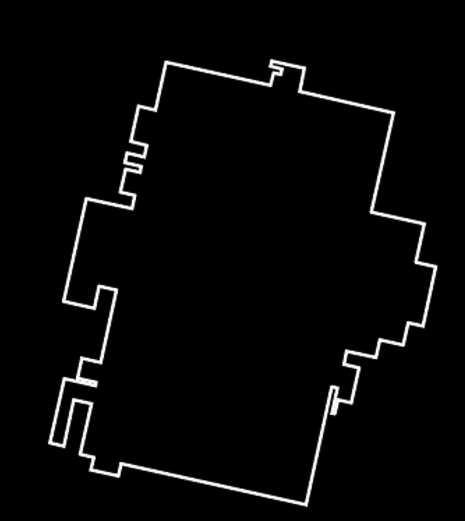
#> input picture 02_AI/04_Pix2Pix/reference.png, 929 x 1041 px (shown at 1/2 size)
$ python voronoi_postprocess.py --input reference.png --output out.png
#> lines starting #> are read from the running program, lines starting #| are printed output that depends on the picture; after the words box and inside, x2 and y2 are one past the last pixel; in counts of white or black regions, pixels touching at a corner belong together
"""
voronoi_postprocess.py — Pix2Pix → Voronoi (v5 — 固定参考 mask)

核心改动：所有 epoch 共用同一个建筑 mask（从最优 epoch 提取），
确保每张输出的建筑外轮廓形状完全一致。

用法：
  # 单张
  python voronoi_postprocess.py --input gen_360.png --ref_mask gen_360.png --output out.png

  # batch_voronoi.py 会自动传 --ref_mask
"""

import os
import argparse
import numpy as np
from PIL import Image, ImageDraw
import cv2
from sklearn.cluster import KMeans
from scipy.spatial import Delaunay, cKDTree

FUNCTIONAL_COLORS = {
    "Processing/Exhibition": (255,   0,   0),
    "Storage/Simulation":    (  0,   0, 255),
    "Office/Lab":            (  0, 255,   0),
    "Courtyard/Leisure":     (  0, 255, 255),
    "Leisure/Magenta":       (255,   0, 255),
}
FUNC_COLOR_LIST = list(FUNCTIONAL_COLORS.values())
FUNC_COLOR_ARR  = np.array(FUNC_COLOR_LIST, dtype=np.float32)

DOT_SPACING   = 6
DOT_RADIUS    = 1
COLOR_THRESH  = 20
MIN_COMP_PX   = 80
TARGET_SEEDS  = 25


def make_mask_from_outline(outline_path, size=(256, 256)):
    """
    从白色轮廓线图（黑底白线）提取建筑内部填充 mask。
    步骤：二值化 → 膨胀闭合缝隙 → flood fill 外部 → 取反得内部
    返回 uint8 数组，255=建筑内部，0=外部
    """
    img = Image.open(outline_path).convert("L").resize(size, Image.NEAREST)
    arr = np.array(img)
    binary = (arr > 80).astype(np.uint8) * 255

    # 膨胀白线，闭合不完全封闭的缝隙
    kernel  = np.ones((5, 5), np.uint8)
    dilated = cv2.dilate(binary, kernel, iterations=2)

    # 从四角 flood fill 标记外部为 128
    h, w  = dilated.shape
    flood = dilated.copy()
    for corner in [(0, 0), (w - 1, 0), (0, h - 1), (w - 1, h - 1)]:
        ff = np.zeros((h + 2, w + 2), np.uint8)
        cv2.floodFill(flood, ff, corner, 128)

    # 内部 = 既不是白线(255)也不是外部(128)
    interior = ((flood != 255) & (flood != 128)).astype(np.uint8) * 255

    # 轻微膨胀，将轮廓线内侧也纳入
    interior = cv2.dilate(interior, np.ones((3, 3), np.uint8), iterations=1)
    return interior


def make_mask_from_gen(gen_arr):
    """从生成图提取实心建筑 mask：闭合→最大连通→填空洞"""
    gray = gen_arr.max(axis=2).astype(np.uint8)
    raw = (gray > COLOR_THRESH).astype(np.uint8) * 255
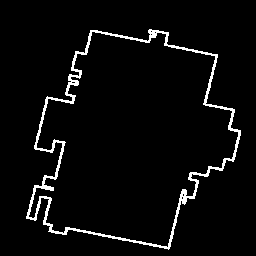
#> raw: shape (256, 256); 4.1% white in thin lines or dots, all inside (x1, y1, x2, y2) = (26, 29, 241, 250)
    kernel = np.ones((9, 9), np.uint8)
    closed = cv2.morphologyEx(raw, cv2.MORPH_CLOSE, kernel, iterations=3)
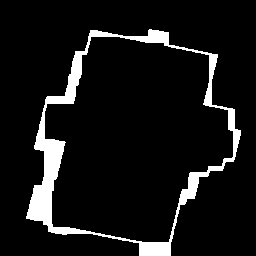
#> closed: shape (256, 256); 8.3% white; 1 white region, box (x1, y1, x2, y2) and area: (26, 29, 241, 256) 5453
    n_comp, comp_map, stats, _ = cv2.connectedComponentsWithStats(closed)
#> n_comp = 2; stats = [[0, 0, 256, 256, 60083], [26, 29, 215, 227, 5453]]
    if n_comp > 1:
        largest_id = 1 + np.argmax(stats[1:, 4])
#> largest_id = 1
        mask = ((comp_map == largest_id).astype(np.uint8)) * 255
    else:
        mask = closed
    flood = mask.copy()
    h, w = flood.shape
#> h = 256; w = 256
    ff = np.zeros((h + 2, w + 2), np.uint8)
    cv2.floodFill(flood, ff, (0, 0), 128)
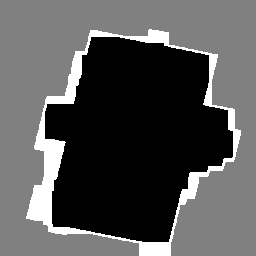
#> flood: shape (256, 256); min 0, max 255, mean 85.1
    holes = ((flood != 255) & (flood != 128)).astype(np.uint8) * 255
#> holes: shape (256, 256); 41.8% white; 1 white region, box (x1, y1, x2, y2) and area: (45, 37, 233, 242) 27399
    mask = cv2.bitwise_or(mask, holes)
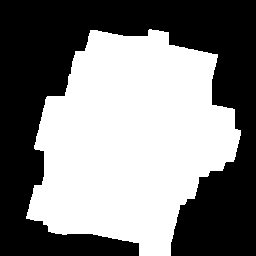
#> mask: shape (256, 256); 50.1% white; 1 black region, box (x1, y1, x2, y2) and area: (0, 0, 256, 256) 32684
    return mask


def nearest_func_color(center):
    dists = np.linalg.norm(FUNC_COLOR_ARR - center, axis=1)
    return FUNC_COLOR_LIST[int(dists.argmin())]


def extract_seeds(gen_arr, mask, target_n=TARGET_SEEDS):
#> called with target_n = 25
    H, W = gen_arr.shape[:2]
#> H = 256; W = 256
    gray_max = gen_arr.max(axis=2)
    non_black = (gray_max > COLOR_THRESH) & (mask > 0)
    nb_pixels = gen_arr[non_black]
#> nb_pixels = 2714 rows, first 8: [202, 202, 202], [138, 138, 138], [79, 79, 79], [125, 125, 125], [255, 255, 255], [255, 255, 255], [221, 221, 221], [202, 202, 202]
    if len(nb_pixels) < 20:
        return _default_seeds(H, W, mask)
    n_clusters = min(4, max(2, len(nb_pixels) // 50))
#> n_clusters = 4
    km = KMeans(n_clusters=n_clusters, n_init=10, random_state=42)
    labels = km.fit_predict(nb_pixels)
#> labels = 2714 values, max 3 at index 1, min 0 at index 4, mean 1.07
    ys, xs = np.where(non_black)
#> ys = 2714 values from 29 to 249; xs = 2714 values, max 240 at index 1177, min 26 at index 2212, mean 122.6
    all_seeds = []
    for cid in range(n_clusters):
        sel = labels == cid
        if sel.sum() < MIN_COMP_PX:
            continue
        center = km.cluster_centers_[cid]
        color = nearest_func_color(center)
        cluster_img = np.zeros((H, W), dtype=np.uint8)
        cluster_img[ys[sel], xs[sel]] = 255
        cluster_img = cv2.morphologyEx(cluster_img, cv2.MORPH_CLOSE, np.ones((7,7), np.uint8), iterations=2)
        n_comp, comp_map = cv2.connectedComponents(cluster_img)
        for comp_id in range(1, n_comp):
            comp_mask = comp_map == comp_id
            area = comp_mask.sum()
            if area < MIN_COMP_PX:
                continue
            cy, cx = np.where(comp_mask)
            all_seeds.append((area, int(cy.mean()), int(cx.mean()), color))
#> this loop made 4 passes
#> (center, dists in nearest_func_color, color) on passes 1 to 4: ([247.8, 247.8, 247.8], [350.6, 350.6, 350.6, 248.1, 248.1], (0, 255, 255)), ([48.57, 48.57, 48.57], [217.6, 217.6, 217.6, 295.9, 295.9], (255, 0, 0)), ([181.5, 181.5, 181.5], [267, 267, 267, 209.2, 209.2], (0, 255, 255)), ([113.5, 113.5, 113.5], [214, 214, 214, 230, 230], (255, 0, 0))
#> cluster_img: shape (256, 256); 4.8% white; 5 white regions (2 under 20 px), largest, box (x1, y1, x2, y2) and area: (27, 52, 206, 249) 2345, (85, 29, 218, 65) 495, (204, 92, 241, 171) 307
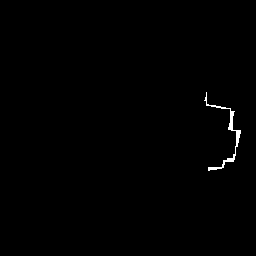
#> comp_mask: shape (256, 256) bool; 0.47% white; 1 white region, box (x1, y1, x2, y2) and area: (204, 92, 241, 171) 307
#> after the loop, all_seeds = 13 items
    if len(all_seeds) < 2:
        return _default_seeds(H, W, mask)
    all_seeds.sort(key=lambda s: s[0], reverse=True)
    return [(s[1], s[2], s[3]) for s in all_seeds[:target_n]]


def _default_seeds(H, W, mask):
    seeds = []
    for y in range(40, H - 40, 60):
        for x in range(40, W - 40, 60):
            if mask[y, x] > 0:
                seeds.append((y, x, FUNC_COLOR_LIST[len(seeds) % len(FUNC_COLOR_LIST)]))
    if len(seeds) < 2:
        seeds = [(64, 64, (255, 0, 0)), (192, 192, (0, 0, 255))]
    return seeds


def _build_dot_mask(h, w, spacing, radius):
    dot_mask = np.zeros((h, w), dtype=bool)
    ky, kx = np.ogrid[-radius:radius + 1, -radius:radius + 1]
    circle = ky ** 2 + kx ** 2 <= radius ** 2
    for cy in range(radius, h - radius, spacing):
        for cx in range(radius, w - radius, spacing):
            dot_mask[cy - radius:cy + radius + 1, cx - radius:cx + radius + 1] |= circle
    return dot_mask


def process(input_path, ref_mask_path, output_path, dot_spacing=DOT_SPACING, dot_radius=DOT_RADIUS,
            outline_path=None):
    """
    Args:
        input_path:    当前 epoch 的生成图（用于提取颜色/种子点）
        ref_mask_path: 参考 gen 图路径（fallback，当 outline_path 未提供时使用）
        outline_path:  白色轮廓线图路径（优先级最高，用于提取精确建筑 mask）
    """
    H, W = 256, 256
    gen_arr = np.array(Image.open(input_path).convert("RGB").resize((W, H), Image.NEAREST))

    # outline_path 优先；其次 ref_mask_path；最后从当前图自身提取
    if outline_path and os.path.exists(outline_path):
        mask = make_mask_from_outline(outline_path, size=(W, H))
    elif ref_mask_path and os.path.exists(ref_mask_path):
        ref_arr = np.array(Image.open(ref_mask_path).convert("RGB").resize((W, H), Image.NEAREST))
        mask = make_mask_from_gen(ref_arr)
    else:
        mask = make_mask_from_gen(gen_arr)

    mask_bool = mask > 0

    # 种子点从当前图提取（颜色分布每个 epoch 不同）
    seeds = extract_seeds(gen_arr, mask)
#> seeds = 13 items
    seed_yx = np.array([(s[0], s[1]) for s in seeds], dtype=np.float32)
#> seed_yx = 13 rows, first 8: [149, 110], [148, 107], [173, 83], [199, 41], [77, 72], [39, 149], [198, 185], [135, 226]
    seed_colors = [s[2] for s in seeds]
#> seed_colors = [(255, 0, 0), (0, 255, 255), (255, 0, 0), (0, 255, 255), (0, 255, 255), (255, 0, 0), (0, 255, 255), (255, 0, 0), (0, 255, 255), (0, 255, 255), (0, 255, 255), (0, 255, 255), (0, 255, 255)]

    # Voronoi 区域分配
    tree = cKDTree(seed_yx)
    yy, xx = np.mgrid[0:H, 0:W]
    _, near_idx = tree.query(np.stack([yy.ravel(), xx.ravel()], axis=1).astype(np.float32))
    cell_map = near_idx.reshape(H, W)
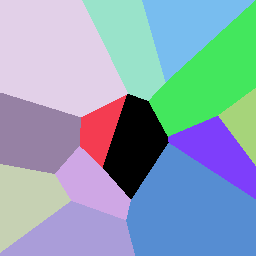
#> cell_map: shape (256, 256) int64; 13 distinct labels, from 0 to 12; one colour per label, 0 black

    output = np.zeros((H, W, 3), dtype=np.uint8)

    # 1) 彩色点阵 — 覆盖整个 mask 区域
    dot_mask = _build_dot_mask(H, W, dot_spacing, dot_radius)
    for i, color in enumerate(seed_colors):
        output[dot_mask & mask_bool & (cell_map == i)] = color
#> this loop made 13 passes

    # 2) 红色区域 Delaunay 连线 — 每个连通岛独立处理
    RED = (255, 0, 0)

    # 2a) 构建红色区域整体 mask
    red_cell_mask = np.zeros((H, W), dtype=np.uint8)
    for i, color in enumerate(seed_colors):
        if color == RED:
            red_cell_mask[cell_map == i] = 255
#> red_cell_mask: shape (256, 256); 22.8% white; 1 white region, box (x1, y1, x2, y2) and area: (55, 0, 256, 220) 14926
    red_cell_mask[~mask_bool] = 0
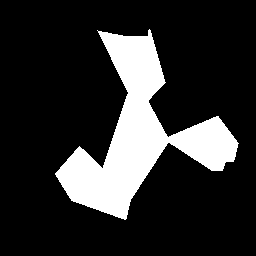
#> red_cell_mask: shape (256, 256); 18.2% white; 1 white region, box (x1, y1, x2, y2) and area: (55, 29, 239, 220) 11919

    # 2b) 找各独立连通红色岛
    n_islands, island_map = cv2.connectedComponents(red_cell_mask)
#> n_islands = 2

    # 2c) 每个岛单独做 Delaunay（随机采样，产生不规则三角形）
    PX_PER_POINT = 60   # 每隔多少像素面积放一个随机点（越小点越密）
    MIN_AREA     = 30   # 忽略面积小于此值的岛

    rng = np.random.default_rng(42)   # 固定种子，结果可复现

    pil_out = Image.fromarray(output)
    draw = ImageDraw.Draw(pil_out)

    for island_id in range(1, n_islands):
        island_bin = (island_map == island_id).astype(np.uint8)
        area = island_bin.sum()
        if area < MIN_AREA:
            continue

        ys, xs = np.where(island_bin)

        # 随机采样岛内的点（数量由面积决定，至少 3 个）
        n_pts = max(3, area // PX_PER_POINT)
        idx   = rng.choice(len(ys), size=min(n_pts, len(ys)), replace=False)
        rand_pts = [(int(ys[i]), int(xs[i])) for i in idx]

        # 补充边界轮廓点，让边缘三角形贴合岛的形状
        contours_isl, _ = cv2.findContours(island_bin, cv2.RETR_EXTERNAL, cv2.CHAIN_APPROX_SIMPLE)
        for c in contours_isl:
            for p in c[::max(1, len(c) // 12)]:
                rand_pts.append((int(p[0][1]), int(p[0][0])))

        # 去重
        all_pts = list({(int(y), int(x)) for y, x in rand_pts})

        if len(all_pts) < 3:
            if len(all_pts) == 2:
                p1, p2 = all_pts
                draw.line([(p1[1], p1[0]), (p2[1], p2[0])], fill=(255, 255, 255), width=1)
            continue

        try:
            pts = np.array(all_pts, dtype=np.float32)
            tri = Delaunay(pts)
            # 随机保留 50% 的三角形（点数不变，只减少绘制数量）
            keep = rng.random(len(tri.simplices)) < 0.5
            for simplex, draw_it in zip(tri.simplices, keep):
                if not draw_it:
                    continue
                for j in range(3):
                    p1 = pts[simplex[j]]
                    p2 = pts[simplex[(j + 1) % 3]]
                    # 线段中点也必须在岛内，防止画到岛外
                    my, mx = int((p1[0] + p2[0]) / 2), int((p1[1] + p2[1]) / 2)
                    if 0 <= my < H and 0 <= mx < W and island_bin[my, mx]:
                        draw.line(
                            [(int(p1[1]), int(p1[0])), (int(p2[1]), int(p2[0]))],
                            fill=(255, 255, 255), width=1
                        )
        except Exception:
            pass
#> this loop made 1 pass
#> (area, n_pts) on pass 1: (11919, 198)

    # 3) 建筑外轮廓细线
    contours_list, _ = cv2.findContours(mask, cv2.RETR_EXTERNAL, cv2.CHAIN_APPROX_SIMPLE)
    for contour in contours_list:
        pts_list = [(int(p[0][0]), int(p[0][1])) for p in contour]
        if len(pts_list) > 2:
            pts_list.append(pts_list[0])
            draw.line(pts_list, fill=(255, 255, 255), width=1)

    output = np.array(pil_out)

    os.makedirs(os.path.dirname(os.path.abspath(output_path)), exist_ok=True)
    Image.fromarray(output).save(output_path)
    print(f"  saved: {output_path}  (seeds: {len(seeds)})")
    return output


if __name__ == "__main__":
    p = argparse.ArgumentParser()
    p.add_argument("--input", required=True)
    p.add_argument("--ref_mask", default=None, help="参考图路径（固定mask来源，通常是最优epoch的gen图）")
    p.add_argument("--output", required=True)
    p.add_argument("--dot_spacing", type=int, default=DOT_SPACING)
    p.add_argument("--dot_radius", type=int, default=DOT_RADIUS)
    a = p.parse_args()
#> (the run stopped early here; a loop or call above may not have finished)
